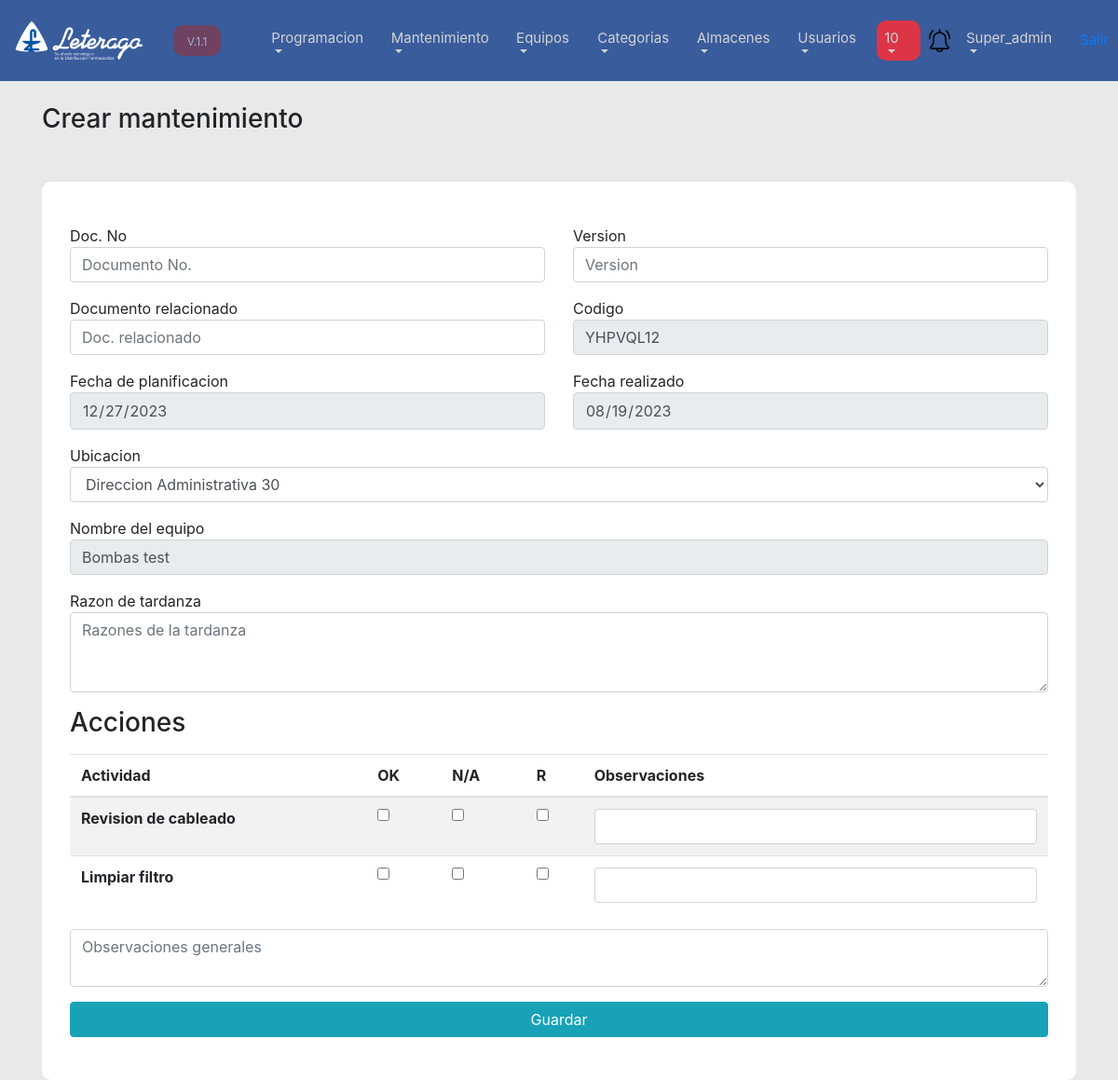
The app's page /crear_mantenimiento.php?id=101&&ejecucion=157&&type=1 (signed in), older data.
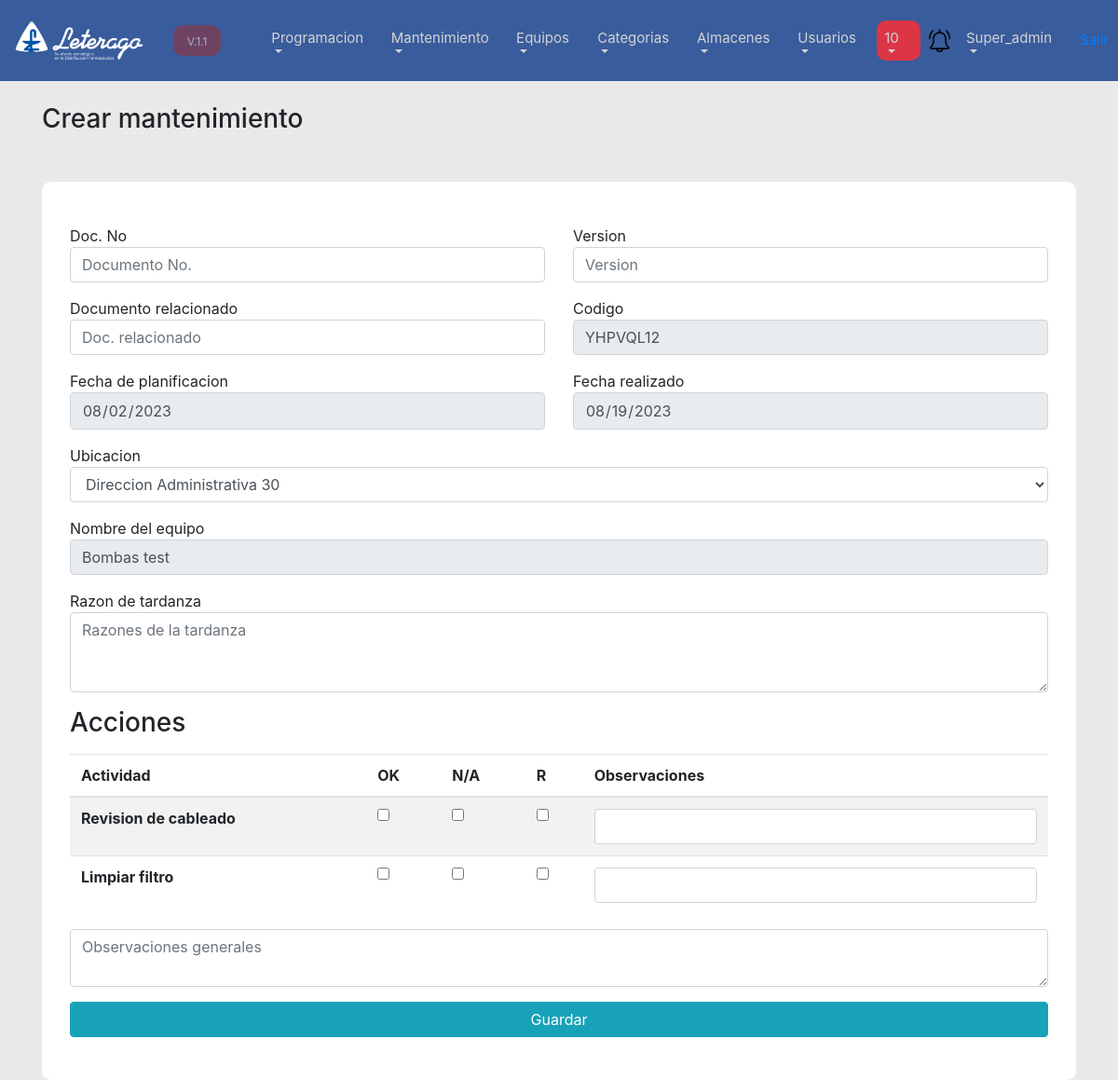
The same page, newer data.
### tables this page shows
CREATE TABLE `fechas_ejecucion` (
  `id` int(11) NOT NULL,
  `fecha` date NOT NULL,
  `equipo` int(10) NOT NULL,
  `realizado` int(1) DEFAULT 0,
  `create_date` datetime NOT NULL DEFAULT current_timestamp(),
  `create_by` varchar(50) NOT NULL,
  `modify_date` datetime DEFAULT NULL,
  `modify_by` varchar(50) DEFAULT NULL
);

### model/calendario.php (called while the page is built, shortened)
<?php
    class Calendario{
        public function find_ejecucion($id){
            $conexion = new Kon();
            $con = $conexion->conn();
            $query = "SELECT * FROM fechas_ejecucion where id = $id";
                try {
                    $exc = $con->query($query);
                    $fecha = mysqli_fetch_assoc($exc);
                    return $fecha;
                } catch (\Throwable $th) {
                    return '0';
                }
        }
    }
?>

### model/equipo_actividad.php (called while the page is built, shortened)
<?php
class Equipo_actividad{
    public function list_actividades_assig($id_equipo){
        $conexion = new Kon();
        $con = $conexion->conn();
        $query = "SELECT * FROM actividades
                  where delete_date is null  and id in (SELECT id_actividad from equipos_actividad where id_equipo = $id_equipo)";
        $exc = $con->query($query);
        return $exc;
    }
}
?>

### crear_mantenimiento.php (the view, shortened to what the changed rows need)
<?php
    include("plantilla/menu_top.php");
    include ("model/equipo_actividad.php");
    include ("model/calendario.php");
    $equipo_actividad_instance = new Equipo_actividad();
    $calendario_instance = new Calendario();
    $equipo_id = $_GET["id"];
    $ejecucion = $_GET["ejecucion"];
    $equipo_actividad = $equipo_actividad_instance->list_actividades_assig($equipo_id);
    $fecha = $calendario_instance->find_ejecucion($ejecucion);
?>
<link rel="stylesheet" href="css/form.css">
<div class="Container"><br>
    <div class="formularios">
        <form action="controllers/create_mantenimiento.php" method="post">
            <div class="row">
                <div class="col-md-6 mt-3">
                  Fecha de planificacion
                    <input class="form-control" name="fecha" value="<?php echo  $fecha["fecha"]?>" readonly type="date">
                </div>
            </div>
                <div id = "tabla">
                <table class="table table-striped">
                    <thead>
                      <tr>
                        <th scope="col">Actividad</th>
                        <th scope="col">  OK</th>
                        <th scope="col">  N/A</th>
                        <th scope="col">  R</th>
                        <th scope="col">Observaciones</th>
                      </tr>
                    </thead>
                    <tbody>
                      <?php
                        while ($equipos = mysqli_fetch_assoc($equipo_actividad)) {
                      ?>
                      <tr>
                        <th scope="row"><?php echo $equipos["description"] ?></th>
                      </tr>
                      <?php
                        }
                      ?>
                    </tbody>
                  </table>
                </div>
            </form>
    </div>
</div>

Row changes from the older to the newer data that the page shows:
changed fechas_ejecucion: fecha "12/27/2023" → "08/02/2023"
